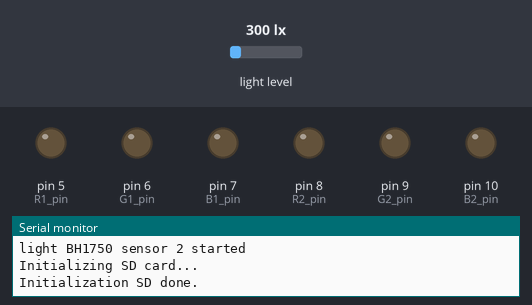
The sketch below on a simulated Arduino Uno, built with avr-gcc and run on an emulated ATmega328P. Parts: output pins drawn as LEDs (lit = HIGH), the last lines printed to the serial monitor. The inputs (shaded band) are chosen by the test bench; at power-on: light level 300 lx. Storage starts empty.

Above: at 0.1 s.
At 60.1 s:
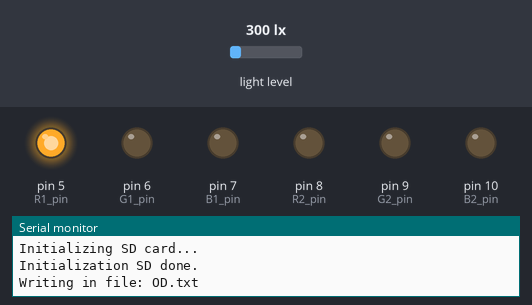
At 66.1 s:
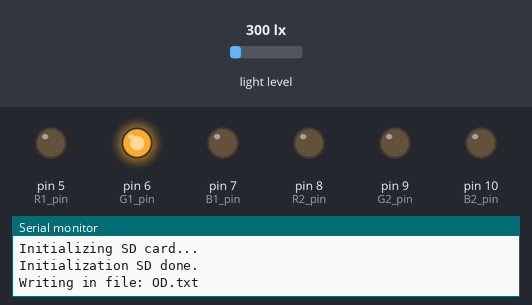
At 78.2 s:
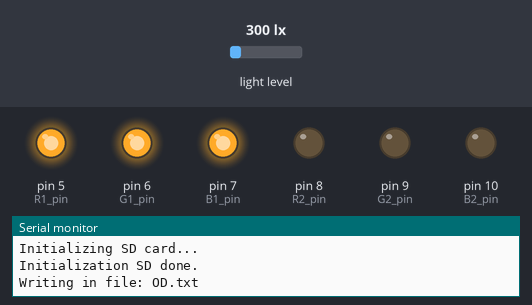
At 90.2 s:
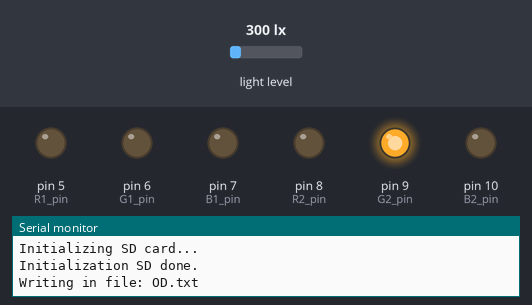
At 102.2 s:
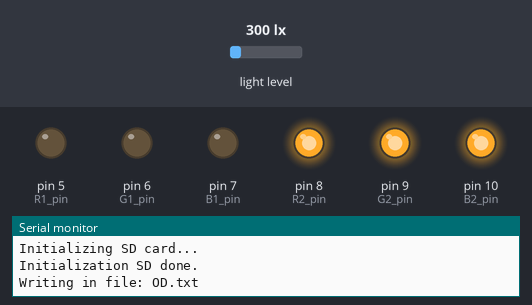
Timing chart, 0 to 109.6 s (numbered marks = the images above):
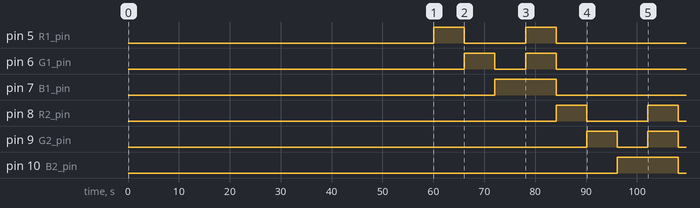

The sketch:

calibrar_concecntracio_bh1750.ino
```cpp
//Libraries used

#include <SD.h>
#include <SPI.h>
//#include <Ethernet.h>
//#include "RTClib.h"
#include <Wire.h>
#include <DHT.h>
#include <DallasTemperature.h>
#include <BH1750.h>

// Define DHT Sensor Type DHT11 / DHT21 / DHT22 : per anar bé haurien de ser DHT22 ja que tenen més precisió
#define DHTTYPE DHT22


/****
 * PINS CONEXION
 ****/

// Pins conexion DHT22: temperature and humidity sensor
//const int DHT1_Pin = 30;
//const int DHT2_Pin = 40;


// Start lux sensor from BH1750 library

BH1750 ir_led1(0x23); //Si el ADDR està inactiu

BH1750 ir_led2(0x5C); //Si el ADDR està amb més de 0.7V


// Pin lector SD
  #define sd_card_pin 4

// Pins per connectar els emisors de llum laser
    // LED 1
    #define R1_pin 5
    #define G1_pin 6
    #define B1_pin 7
    // LED 2
    #define R2_pin 8
    #define G2_pin 9
    #define B2_pin 10


boolean debug = true;


/****
 * TIME INTERVAL VARIABLES
 ****/
/*
//Time interval to get metheo data
unsigned long last_get_metheo_data = 0;
const unsigned long interval_get_metheo_data = 30L * 1000L;


//Time interval to get culture data
unsigned long last_get_culture_data = 0;
const unsigned long interval_get_culture_data = 30L * 1000L;
*/

//Time interval to get Optical Density data
unsigned long last_get_OD_data = 0;
const unsigned long interval_get_OD_data = 30L * 1000L;

//Time of agitation on to get Optical Density
unsigned long t_needed_agitation_on = 2L*60L*1000L;
unsigned long t_needed_agitation_off = 15L*60L*1000L;


//Time interval to send data to server
unsigned long last_data_to_server = 0;
const unsigned long interval_data_to_server = 30L * 1000L;


//Time interval to send data to SD card
unsigned long last_data_to_SD = 0;
const unsigned long interval_data_to_SD = 30L * 1000L;


//Time interval to onoff_agitation
unsigned long last_onoff_agitation = 0;
const unsigned long interval_1_onoff_agitation = 30L * 1000L;
const unsigned long interval_2_onoff_agitation = 60L * 1000L;


/****
 *
 *  GET OD DATA VARAIBLES
 *
 ****/


int laser_sensor1 = 0; //Valor de la irradiancia, així doncs millor anomenarlo ir, però com que això cambiar-ho s'ha de cambiar a molttsp uestos abans t'ho pregunto.

//Irradiancia del laser 1
int ir1 = 0 ;
int ir10 = 500;  //Aquest valor s'hauria de contrastar un primer cop

//Irradiancia del laser 2
int ir2 = 0 ;
int ir20 = 500; //Aquest valor s'hauria de contrastar un primer cop


//Irradiancia del laser 3
int ir3 = 0 ;
int ir30 = 500; //Aquest valor s'hauria de contrastar un primer cop

// Waiting for opening led
unsigned long wait_opening_led = 1000;


//Variables internet get_OD_data

float iR1;
float iG1;
float iB1;
float iRGB1;

float iR2;
float iG2;
float iB2;
float iRGB2;


int iir1;
int iir2;


/****
 *
 * AGITATION VARIABLES
 *
 ****/


//Time measuring agitation is on
unsigned long t_agitation_on = 0L;
//Time measuring agitation is off
unsigned long t_agitation_off = 0L;

//
int temp_difference = 3; //La diferència de temperatura que fa que l'agitació comenci
int lux_min_agitation = 10; //Els mínims lux que ha d'haver per comenar a agitar.
int lux_max_agitation = 50000; //Els lux perque l'agitació estigui en continuo.


/***
 * prendre varies mesures
 ***/
int samples_number = 10;


/*****
Global variables for internal use
 *****/

//Irradiancia for get_OD_function
 unsigned long iir = 0L;


// File handler
File myFile;
int fileCount = 0;
String fileName = "";


void setup()
{
      // start serial port:
  Serial.begin(9600);
  while (!Serial)
  {
    ; // wait for serial port to connect. Needed for native USB port only
  }


    //Establint modo output per al LED
//LED 1
 pinMode(R1_pin, OUTPUT);
 pinMode(G1_pin, OUTPUT);
 pinMode(B1_pin, OUTPUT);


//LED 2
 pinMode(R2_pin, OUTPUT);
 pinMode(G2_pin, OUTPUT);
 pinMode(B2_pin, OUTPUT);


  Wire.begin();

 if (ir_led1.begin(BH1750::CONTINUOUS_HIGH_RES_MODE_2)) {
    Serial.println(F("light BH1750 sensor 1 started"));
  }
  else {
    Serial.println(F("Error initialising light sensor 1 BH1750"));
  }

 if (ir_led2.begin(BH1750::CONTINUOUS_HIGH_RES_MODE_2)) {
    Serial.println(F("light BH1750 sensor 2 started"));
  }
  else {
    Serial.println(F("Error initialising light sensor 2 BH1750"));
  }


// Initialize SD Card
   if (debug)
     Serial.println(F("Initializing SD card..."));

   if (!SD.begin(sd_card_pin))
   {
     if (debug)
       Serial.println(F("Initialization SD failed!"));
   }
   else
   {
     if (debug)
       Serial.println(F("Initialization SD done."));
   }


 // Obtain a free file name for writting to SD
/*  fileName += fileCount;
  fileName += ".txt";
  while (SD.exists(fileName))
  {
    fileCount += 1;
    fileName = "";
    fileName += fileCount;
    fileName += ".txt";
  }
*/

fileName = "OD.txt";

  if (debug)
    Serial.println("Writing in file: " + fileName);

 // Writting title headers to file
  myFile = SD.open(fileName, FILE_WRITE);

  // if the file opened okay, write to it:
  if (myFile)
  {
    myFile.print(F("iR1#"));
    myFile.print(F("iG1#"));
    myFile.print(F("iB1#"));
    myFile.print(F("iRGB1#"));
      myFile.print(F("iR2#"));
    myFile.print(F("iG2#"));
    myFile.print(F("iB2#"));
    myFile.println(F("iRGB2"));

    // close the file:
    myFile.close();
  }

}


float R1_led()
{

digitalWrite(R1_pin, HIGH);
  // Llegim valors amb el led obert
  delay(wait_opening_led);
               // Serial.println("Valors amb R1 obert");
  iir1=0;
  iir=0;
  for (int i=0; i<samples_number; i++)
  {
    iir1 = ir_led1.readLightLevel();

    iir = iir1 + iir;
              //Serial.print(iir1);
              //Serial.print(" ");


    delay(500);
  }

  digitalWrite(R1_pin, LOW);
        //  Serial.println();
    iR1=  iir / samples_number;
  return iR1;

}

float G1_led()
{

digitalWrite(G1_pin, HIGH);
            //Serial.println("Valors amb G1 obert");
  iir1=0;
  iir=0;
  delay(wait_opening_led);
  for (int i=0; i<samples_number; i++)
  {
    iir1 = ir_led1.readLightLevel();
    iir = iir1 + iir;
             // Serial.print(iir1);
             // Serial.print(" ");
    delay(500);
  }

  digitalWrite(G1_pin, LOW);
          //Serial.println();
  iG1 =  iir / samples_number;
  return iG1;


}


float B1_led()
{

digitalWrite(B1_pin, HIGH);
  // Llegim valors amb el led obert
  delay(wait_opening_led);
              // Serial.println("Valors amb R1 obert");
  iir1=0;
  iir=0;
  for (int i=0; i<samples_number; i++)
  {
    iir1 = ir_led1.readLightLevel();
    iir = iir1 + iir;
                //Serial.print(iir1);
               // Serial.print(" ");
    delay(500);
  }

  digitalWrite(B1_pin, LOW);
                //Serial.println();
    iB1=  iir / samples_number;
  return iB1;

}


float RGB1_led()
{

    digitalWrite(R1_pin, HIGH);
    digitalWrite(G1_pin, HIGH);
    digitalWrite(B1_pin, HIGH);
  // Llegim valors amb el led obert
  delay(wait_opening_led);
              // Serial.println("Valors amb RGB1 obert");
  iir1=0;
  iir=0;
  for (int i=0; i<samples_number; i++)
  {
    iir1 = ir_led1.readLightLevel();
    iir = iir1 + iir;
              //Serial.print(iir1);
              //Serial.print(" ");
    delay(500);
  }

    digitalWrite(R1_pin, LOW);
    digitalWrite(G1_pin, LOW);
    digitalWrite(B1_pin, LOW);
                //Serial.println();
    iRGB1=  iir / samples_number;
  return iRGB1;

}


///// LED 2  /////

float R2_led()
{

digitalWrite(R2_pin, HIGH);
  // Llegim valors amb el led obert
  delay(wait_opening_led);
            //Serial.println("Valors amb R2 obert");
  iir2=0;
  iir=0;
  for (int i=0; i<samples_number; i++)
  {
    iir2 = ir_led2.readLightLevel();

    iir = iir2 + iir;
                //Serial.print(iir2);
                //Serial.print(" ");


    delay(500);
  }

  digitalWrite(R2_pin, LOW);
                //Serial.println();
    iR2=  iir / samples_number;
  return iR2;

}

float G2_led()
{

digitalWrite(G2_pin, HIGH);
              //Serial.println("Valors amb G2 obert");
  iir2=0;
  iir=0;
  delay(wait_opening_led);
  for (int i=0; i<samples_number; i++)
  {
    iir2 = ir_led2.readLightLevel();
    iir = iir2 + iir;
              //Serial.print(iir2);
              //Serial.print(" ");
    delay(500);
  }

  digitalWrite(G2_pin, LOW);
              //Serial.println();
  iG2 =  iir / samples_number;
  return iG2;


}


float B2_led()
{

digitalWrite(B2_pin, HIGH);
  // Llegim valors amb el led obert
  delay(wait_opening_led);
              //Serial.println("Valors amb B2 obert");
  iir2=0;
  iir=0;
  for (int i=0; i<samples_number; i++)
  {
    iir2 = ir_led2.readLightLevel();
    iir = iir2 + iir;
              //Serial.print(iir2);
              //Serial.print(" ");
    delay(500);
  }

  digitalWrite(B2_pin, LOW);
              //Serial.println();
    iB2=  iir / samples_number;
  return iB2;

}


float RGB2_led()
{

digitalWrite(R2_pin, HIGH);
digitalWrite(G2_pin, HIGH);
digitalWrite(B2_pin, HIGH);
  // Llegim valors amb el led obert
  delay(wait_opening_led);
          // Serial.println("Valors amb RGB2 obert");
  iir2=0;
  iir=0;
  for (int i=0; i<samples_number; i++)
  {
    iir2 = ir_led2.readLightLevel();
    iir = iir2 + iir;
   // Serial.print(iir2);
    //Serial.print(" ");
    delay(500);
  }

  digitalWrite(R2_pin, LOW);
  digitalWrite(G2_pin, LOW);
  digitalWrite(B2_pin, LOW);
        // Serial.println();
    iRGB2=  iir / samples_number;
  return iRGB2;

}


void data_to_sd ()
{
   myFile = SD.open(fileName, FILE_WRITE);

   // if the file opened okay, write to it:
   if (myFile)
   {
     if (debug)
       Serial.println("Writing to: " + fileName);

     //DateTime from RTC
     myFile.print(iR1);
       myFile.print('#');
     myFile.print(iG1);
       myFile.print('#');
     myFile.print(iB1);
       myFile.print('#');
     myFile.print(iRGB1);
       myFile.print('#');

     myFile.print(iR2);
       myFile.print('#');
     myFile.print(iG2);
       myFile.print('#');
     myFile.print(iB2);
       myFile.print('#');
     myFile.println(iRGB2);


     // close the file:
     myFile.close();

     if (debug)
       Serial.println("Writting SD done.");
   }
   else
   {
     // if the file didn't open, print an error:
     if (debug)
       Serial.println("Error opening: " + fileName);
   }

}

void loop()
{
Serial.println();
//laser 1
delay(60000); //Per tal que s'homogenitzi bé abans de començar a mesurar
    R1_led();
    G1_led();
    B1_led();
    RGB1_led();


//laser 2
    R2_led();
    G2_led();
    B2_led();
    RGB2_led();


//write to sd
data_to_sd();


if(debug)
{
  Serial.print("Irradiancia 1 amb Roig: ");
  Serial.println(iR1);
  Serial.print("Irradiancia 1 amb Verd: ");
  Serial.println(iG1);
  Serial.print("Irradiancia 1 amb Blau: ");
  Serial.println(iB1);
  Serial.print("Irradiancia 1 amb Blanc: ");
  Serial.println(iRGB1);

  Serial.print("Irradiancia 2 amb Roig: ");
  Serial.println(iR2);
  Serial.print("Irradiancia 2 amb Verd: ");
  Serial.println(iG2);
  Serial.print("Irradiancia 2 amb Blau: ");
  Serial.println(iB2);
  Serial.print("Irradiancia 2 amb Blanc: ");
  Serial.println(iRGB2);

}

  delay(500000);

}
```

Measured:
- by itself, pin 5 (R1_pin): LOW → HIGH at 60.1 s, → LOW 6.0 s later, → HIGH 12.0 s later, → LOW 6.0 s later, … (4 changes in this stretch)
- by itself, pin 6 (G1_pin): LOW → HIGH at 66.1 s, → LOW 6.0 s later, → HIGH 6.0 s later, → LOW 6.0 s later, … (4 changes in this stretch)
- by itself, pin 7 (B1_pin): LOW → HIGH at 72.1 s, → LOW 12.0 s later
- by itself, pin 8 (R2_pin): LOW → HIGH at 84.1 s, → LOW 6.0 s later, → HIGH 12.0 s later, → LOW 6.0 s later, … (4 changes in this stretch)
- by itself, pin 9 (G2_pin): LOW → HIGH at 90.1 s, → LOW 6.0 s later, → HIGH 6.0 s later, → LOW 6.0 s later, … (4 changes in this stretch)
- by itself, pin 10 (B2_pin): LOW → HIGH at 96.1 s, → LOW 12.0 s later
